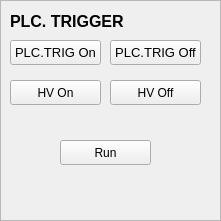
  <widget class="QFrame" name="frame_4" >
   <property name="geometry" >
    <rect>
     <x>110</x>
     <y>460</y>
     <width>221</width>
     <height>221</height>
    </rect>
   </property>
   <property name="frameShape" >
    <enum>QFrame::StyledPanel</enum>
   </property>
   <property name="frameShadow" >
    <enum>QFrame::Raised</enum>
   </property>
   <widget class="QLabel" name="lbLTU_3" >
    <property name="geometry" >
     <rect>
      <x>10</x>
      <y>10</y>
      <width>123</width>
      <height>22</height>
     </rect>
    </property>
    <property name="font" >
     <font>
      <pointsize>12</pointsize>
      <weight>75</weight>
      <bold>true</bold>
     </font>
    </property>
    <property name="text" >
     <string>PLC. TRIGGER</string>
    </property>
   </widget>
   <widget class="CAPushButton" name="capbDG645_8" >
    <property name="geometry" >
     <rect>
      <x>110</x>
      <y>40</y>
      <width>91</width>
      <height>25</height>
     </rect>
    </property>
    <property name="font" >
     <font>
      <pointsize>10</pointsize>
     </font>
    </property>
    <property name="text" >
     <string>PLC.TRIG Off</string>
    </property>
    <property name="buttonType" >
     <enum>CAPushButton::PulseButton</enum>
    </property>
    <property name="pvname" >
     <string>EC1_PSPLC_ECMD_PLCTRIGOF</string>
    </property>
    <property name="truelabel" >
     <string>PLC.TRIG Off</string>
    </property>
    <property name="falselabel" >
     <string>PLC.TRIG Off</string>
    </property>
    <property name="selColor" >
     <color>
      <red>0</red>
      <green>170</green>
      <blue>0</blue>
     </color>
    </property>
    <property name="selTColor" >
     <color>
      <red>255</red>
      <green>255</green>
      <blue>255</blue>
     </color>
    </property>
   </widget>
   <widget class="CAPushButton" name="capbBPS_7" >
    <property name="geometry" >
     <rect>
      <x>10</x>
      <y>80</y>
      <width>91</width>
      <height>25</height>
     </rect>
    </property>
    <property name="text" >
     <string>HV On</string>
    </property>
    <property name="buttonType" >
     <enum>CAPushButton::PulseButton</enum>
    </property>
    <property name="pvname" >
     <string>EC1_PSPLC_ECMD_HVON</string>
    </property>
    <property name="truelabel" >
     <string>HV On</string>
    </property>
    <property name="falselabel" >
     <string>HV On</string>
    </property>
    <property name="selColor" >
     <color>
      <red>0</red>
      <green>170</green>
      <blue>0</blue>
     </color>
    </property>
    <property name="selTColor" >
     <color>
      <red>255</red>
      <green>255</green>
      <blue>255</blue>
     </color>
    </property>
   </widget>
   <widget class="CAPushButton" name="capbBPS_8" >
    <property name="geometry" >
     <rect>
      <x>60</x>
      <y>140</y>
      <width>91</width>
      <height>25</height>
     </rect>
    </property>
    <property name="text" >
     <string>Run</string>
    </property>
    <property name="buttonType" >
     <enum>CAPushButton::PulseButton</enum>
    </property>
    <property name="pvname" >
     <string>EC1_PSPLC_ECMD_RUN</string>
    </property>
    <property name="truelabel" >
     <string>Run</string>
    </property>
    <property name="falselabel" >
     <string>Run</string>
    </property>
    <property name="selColor" >
     <color>
      <red>0</red>
      <green>170</green>
      <blue>0</blue>
     </color>
    </property>
    <property name="unselColor" >
     <color>
      <red>220</red>
      <green>220</green>
      <blue>220</blue>
     </color>
    </property>
    <property name="selTColor" >
     <color>
      <red>255</red>
      <green>255</green>
      <blue>255</blue>
     </color>
    </property>
    <property name="unselTColor" >
     <color>
      <red>0</red>
      <green>0</green>
      <blue>0</blue>
     </color>
    </property>
   </widget>
   <widget class="CAPushButton" name="capbDG645_6" >
    <property name="geometry" >
     <rect>
      <x>10</x>
      <y>40</y>
      <width>91</width>
      <height>25</height>
     </rect>
    </property>
    <property name="font" >
     <font>
      <pointsize>10</pointsize>
     </font>
    </property>
    <property name="text" >
     <string>PLC.TRIG On</string>
    </property>
    <property name="buttonType" >
     <enum>CAPushButton::PulseButton</enum>
    </property>
    <property name="pvname" >
     <string>EC1_PSPLC_ECMD_PLCTRIGON</string>
    </property>
    <property name="truelabel" >
     <string>PLC.TRIG On</string>
    </property>
    <property name="falselabel" >
     <string>PLC.TRIG On</string>
    </property>
    <property name="selColor" >
     <color>
      <red>0</red>
      <green>170</green>
      <blue>0</blue>
     </color>
    </property>
    <property name="selTColor" >
     <color>
      <red>255</red>
      <green>255</green>
      <blue>255</blue>
     </color>
    </property>
   </widget>
   <widget class="CAPushButton" name="capbBPS_9" >
    <property name="geometry" >
     <rect>
      <x>110</x>
      <y>80</y>
      <width>91</width>
      <height>25</height>
     </rect>
    </property>
    <property name="text" >
     <string>HV Off</string>
    </property>
    <property name="buttonType" >
     <enum>CAPushButton::PulseButton</enum>
    </property>
    <property name="pvname" >
     <string>EC1_PSPLC_ECMD_HVOF</string>
    </property>
    <property name="truelabel" >
     <string>HV Off</string>
    </property>
    <property name="falselabel" >
     <string>HV Off</string>
    </property>
    <property name="selColor" >
     <color>
      <red>0</red>
      <green>170</green>
      <blue>0</blue>
     </color>
    </property>
    <property name="selTColor" >
     <color>
      <red>255</red>
      <green>255</green>
      <blue>255</blue>
     </color>
    </property>
   </widget>
  </widget>
